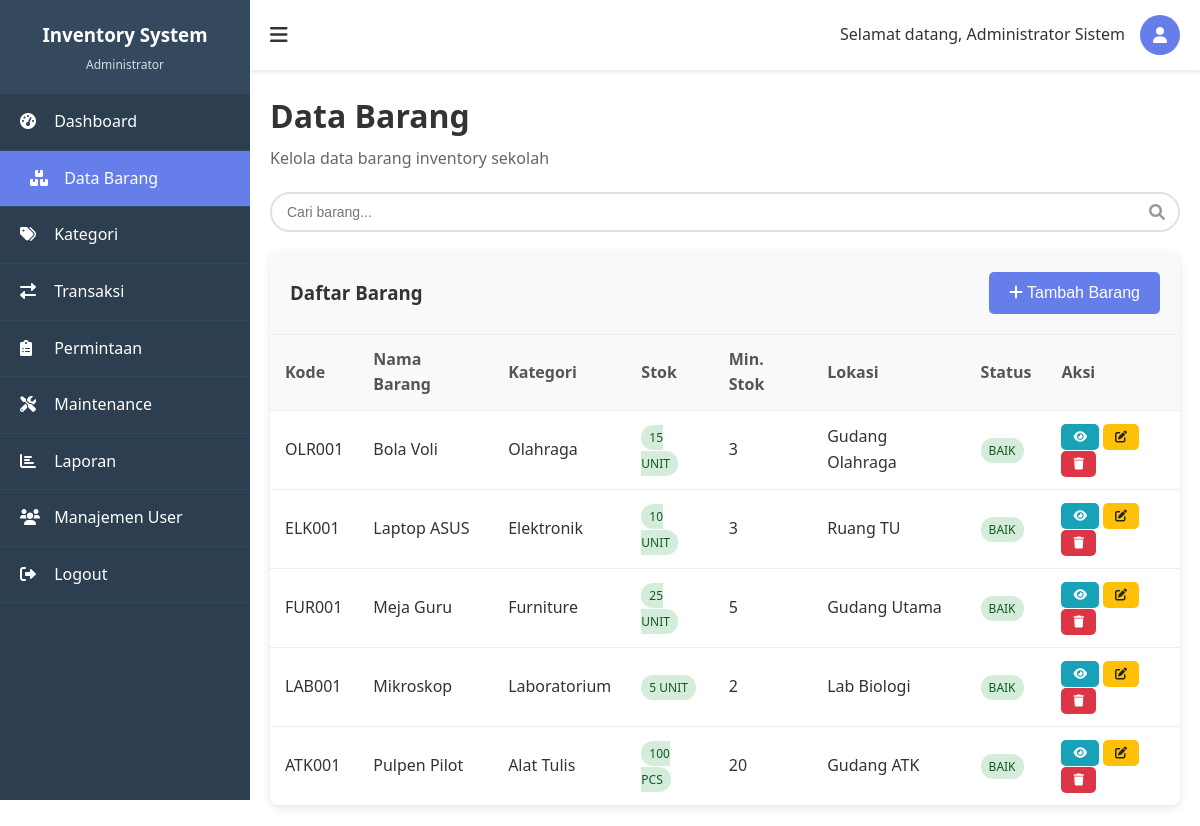
/pages/items.php (signed in), run on the app's committed database.
### tables this page shows
CREATE TABLE items (
    id INT PRIMARY KEY AUTO_INCREMENT,
    item_code VARCHAR(50) UNIQUE NOT NULL,
    item_name VARCHAR(100) NOT NULL,
    description TEXT,
    category_id INT,
    quantity INT DEFAULT 0,
    min_stock INT DEFAULT 0,
    unit VARCHAR(20),
    price DECIMAL(10,2),
    location VARCHAR(100),
    condition_status ENUM('Baik', 'Rusak Ringan', 'Rusak Berat') DEFAULT 'Baik',
    created_at TIMESTAMP DEFAULT CURRENT_TIMESTAMP,
    updated_at TIMESTAMP DEFAULT CURRENT_TIMESTAMP ON UPDATE CURRENT_TIMESTAMP,
    FOREIGN KEY (category_id) REFERENCES categories(id)
);

CREATE TABLE categories (
    id INT PRIMARY KEY AUTO_INCREMENT,
    category_name VARCHAR(100) NOT NULL,
    description TEXT,
    created_at TIMESTAMP DEFAULT CURRENT_TIMESTAMP
);

### config/auth.php (called while the page is built, shortened)
<?php
require_once 'database.php';
class Auth {
    public function __construct() {
        $database = new Database();
    }
    public function isLoggedIn() {
        return isset($_SESSION['user_id']);
    }
    public function hasRole($roles) {
        if(is_array($roles)) {
            return in_array($_SESSION['role_name'], $roles);
        }
        return $_SESSION['role_name'] === $roles;
    }
}
?>

### config/database.php (called while the page is built, shortened)
<?php
class Database {
    private $host = "localhost";
    private $username = "root";
    private $password = "";
    private $database = "inventory_sekolah";
    public function connect() {
        $this->conn = null;
        try {
            $this->conn = new PDO("mysql:host=" . $this->host . ";dbname=" . $this->database,
                                $this->username, $this->password);
            $this->conn->setAttribute(PDO::ATTR_ERRMODE, PDO::ERRMODE_EXCEPTION);
        } catch(PDOException $e) {
            echo "Connection error: " . $e->getMessage();
        }
        return $this->conn;
    }
}
?>

### pages/items.php (the view, shortened to what this page needs)
<?php
require_once '../config/auth.php';
require_once '../config/database.php';
$auth = new Auth();
$auth->requireLogin();
$database = new Database();
$db = $database->connect();
$stmt = $db->query("SELECT i.*, c.category_name FROM items i LEFT JOIN categories c ON i.category_id = c.id ORDER BY i.item_name");
$items = $stmt->fetchAll(PDO::FETCH_ASSOC);
?>
<!DOCTYPE html>
<html lang="id">
<head>
    <link href="https://cdnjs.cloudflare.com/ajax/libs/font-awesome/6.0.0/css/all.min.css" rel="stylesheet">
    <link href="../assets/css/style.css" rel="stylesheet">
    <link href="../assets/css/sidebar.css" rel="stylesheet">
    <link href="../assets/css/additional.css" rel="stylesheet">
</head>
<body>
    <div class="dashboard">
        <nav class="sidebar" id="sidebar">
            <div class="sidebar-header">
                <h3>Inventory System</h3>
                <p><?php echo $_SESSION['role_name']; ?></p>
            </div>
            <ul class="sidebar-nav">
                <li><a href="dashboard.php"><i class="fas fa-tachometer-alt"></i> <span>Dashboard</span></a></li>
                <li><a href="items.php" class="active"><i class="fas fa-boxes"></i> <span>Data Barang</span></a></li>
                <li><a href="categories.php"><i class="fas fa-tags"></i> <span>Kategori</span></a></li>
                <?php if($auth->hasRole(['Administrator', 'Manager', 'Procurement', 'Warehouse'])): ?>
                <li><a href="transactions.php"><i class="fas fa-exchange-alt"></i> <span>Transaksi</span></a></li>
                <?php endif; ?>
                <?php if($auth->hasRole(['Administrator', 'Manager', 'Procurement'])): ?>
                <li><a href="requests.php"><i class="fas fa-clipboard-list"></i> <span>Permintaan</span></a></li>
                <?php endif; ?>
                <?php if($auth->hasRole(['Administrator', 'Technician'])): ?>
                <li><a href="maintenance.php"><i class="fas fa-tools"></i> <span>Maintenance</span></a></li>
                <?php endif; ?>
                <?php if($auth->hasRole(['Administrator', 'Manager', 'Auditor'])): ?>
                <li><a href="reports.php"><i class="fas fa-chart-bar"></i> <span>Laporan</span></a></li>
                <?php endif; ?>
                <?php if($auth->hasRole(['Administrator'])): ?>
                <li><a href="users.php"><i class="fas fa-users"></i> <span>Manajemen User</span></a></li>
                <?php endif; ?>
                <li><a href="../config/logout.php"><i class="fas fa-sign-out-alt"></i> <span>Logout</span></a></li>
            </ul>
        </nav>
        <div class="main-content" id="main-content">
            <div class="topbar">
                <button class="menu-toggle" id="menu-toggle">
                    <i class="fas fa-bars"></i>
                </button>
                <div class="user-info">
                    <span>Selamat datang, <?php echo $_SESSION['full_name']; ?></span>
                    <div class="user-avatar">
                        <i class="fas fa-user"></i>
                    </div>
                </div>
            </div>
            <div class="content">
                <div class="page-title">
                    <h1>Data Barang</h1>
                    <p>Kelola data barang inventory sekolah</p>
                </div>
                <div class="search-box">
                    <input type="text" id="searchInput" placeholder="Cari barang...">
                    <i class="fas fa-search"></i>
                </div>
                <div class="table-container">
                    <div class="table-header">
                        <h3>Daftar Barang</h3>
                        <?php if($auth->hasRole(['Administrator', 'Manager', 'Warehouse'])): ?>
                        <button class="btn btn-primary" onclick="openModal('addModal')">
                            <i class="fas fa-plus"></i> Tambah Barang
                        </button>
                        <?php endif; ?>
                    </div>
                    <table id="itemsTable">
                        <thead>
                            <tr>
                                <th>Kode</th>
                                <th>Nama Barang</th>
                                <th>Kategori</th>
                                <th>Stok</th>
                                <th>Min. Stok</th>
                                <th>Lokasi</th>
                                <th>Status</th>
                                <th>Aksi</th>
                            </tr>
                        </thead>
                        <tbody>
                            <?php foreach($items as $item): ?>
                            <tr>
                                <td><?php echo htmlspecialchars($item['item_code']); ?></td>
                                <td><?php echo htmlspecialchars($item['item_name']); ?></td>
                                <td><?php echo htmlspecialchars($item['category_name'] ?? 'Tidak ada kategori'); ?></td>
                                <td>
                                    <span class="badge <?php echo $item['quantity'] <= $item['min_stock'] ? 'badge-danger' : 'badge-success'; ?>">
                                        <?php echo $item['quantity']; ?> <?php echo htmlspecialchars($item['unit']); ?>
                                    </span>
                                </td>
                                <td><?php echo $item['min_stock']; ?></td>
                                <td><?php echo htmlspecialchars($item['location']); ?></td>
                                <td>
                                    <span class="badge badge-<?php echo $item['condition_status'] == 'Baik' ? 'success' : 'warning'; ?>">
                                        <?php echo htmlspecialchars($item['condition_status']); ?>
                                    </span>
                                </td>
                                <td>
                                    <button class="btn btn-sm btn-info" onclick="viewItem(<?php echo htmlspecialchars(json_encode($item)); ?>)">
                                        <i class="fas fa-eye"></i>
                                    </button>
                                    <?php if($auth->hasRole(['Administrator', 'Manager', 'Warehouse'])): ?>
                                    <button class="btn btn-sm btn-warning" onclick="editItem(<?php echo htmlspecialchars(json_encode($item)); ?>)">
                                        <i class="fas fa-edit"></i>
                                    </button>
                                    <button class="btn btn-sm btn-danger" onclick="deleteItem(<?php echo $item['id']; ?>, '<?php echo htmlspecialchars($item['item_name']); ?>')">
                                        <i class="fas fa-trash"></i>
                                    </button>
                                    <?php endif; ?>
                                </td>
                            </tr>
                            <?php endforeach; ?>
                        </tbody>
                    </table>
                </div>
            </div>
        </div>
    </div>
</body>
</html>
</html>

### assets/css/style.css (style rules this page uses)
* { margin: 0; padding: 0; box-sizing: border-box; }
body { font-family: 'Segoe UI', Tahoma, Geneva, Verdana, sans-serif; line-height: 1.6; color: #333; }
.btn { padding: 12px 20px; border: none; border-radius: 5px; cursor: pointer; font-size: 16px; font-weight: 500; transition: all 0.3s ease; text-decoration: none; display: inline-block; }
.btn-primary { background: #667eea; color: white; }
.dashboard { display: flex; min-height: 100vh; }
.sidebar { width: 250px; background: #2c3e50; color: white; position: fixed; height: 100vh; overflow-y: auto; transform: translateX(-250px); transition: transform 0.3s ease; z-index: 1000; }
.sidebar.active { transform: translateX(0); }
.sidebar-header { padding: 20px; background: #34495e; text-align: center; }
.sidebar-header h3 { margin-bottom: 5px; }
.sidebar-header p { font-size: 12px; opacity: 0.8; }
.sidebar-nav { padding: 0; list-style: none; }
.sidebar-nav li { border-bottom: 1px solid #34495e; }
.sidebar-nav a { display: block; padding: 15px 20px; color: white; text-decoration: none; transition: all 0.3s ease; }
.sidebar-nav a:hover, .sidebar-nav a.active { background: #667eea; padding-left: 30px; }
.sidebar-nav i { margin-right: 10px; width: 20px; }
.main-content { flex: 1; margin-left: 0; transition: margin-left 0.3s ease; }
.main-content.sidebar-open { margin-left: 250px; }
.topbar { background: white; padding: 15px 20px; box-shadow: 0 2px 4px rgba(0,0,0,0.1); display: flex; justify-content: space-between; align-items: center; }
.menu-toggle { background: none; border: none; font-size: 20px; cursor: pointer; color: #333; }
.user-info { display: flex; align-items: center; gap: 15px; }
.user-avatar { width: 40px; height: 40px; background: #667eea; border-radius: 50%; display: flex; align-items: center; justify-content: center; color: white; }
.content { padding: 20px; }
.page-title { margin-bottom: 20px; }
.page-title h1 { color: #333; margin-bottom: 5px; }
.page-title p { color: #666; }
.table-container { background: white; border-radius: 10px; overflow: hidden; box-shadow: 0 2px 10px rgba(0,0,0,0.1); }
.table-header { padding: 20px; background: #f8f9fa; border-bottom: 1px solid #eee; display: flex; justify-content: space-between; align-items: center; }
table { width: 100%; border-collapse: collapse; }
th, td { padding: 12px 15px; text-align: left; border-bottom: 1px solid #eee; }
th { background: #f8f9fa; font-weight: 600; color: #555; }

### assets/css/sidebar.css (style rules this page uses)
.sidebar { transition: width 0.3s ease; }
.main-content { transition: margin-left 0.3s ease; }

### assets/css/additional.css (style rules this page uses)
.badge { padding: 4px 8px; border-radius: 12px; font-size: 12px; font-weight: 500; text-transform: uppercase; }
.badge-success { background: #d4edda; color: #155724; }
.btn-sm { padding: 6px 12px; font-size: 12px; }
.btn-info { background: #17a2b8; color: white; }
.btn-warning { background: #ffc107; color: #212529; }
.btn-danger { background: #dc3545; color: white; }
.search-box { position: relative; margin-bottom: 20px; }
.search-box input { width: 100%; padding: 10px 40px 10px 15px; border: 2px solid #e1e1e1; border-radius: 25px; font-size: 14px; }
.search-box i { position: absolute; right: 15px; top: 50%; transform: translateY(-50%); color: #999; }

### data on the page
items: item_code "OLR001", item_name "Bola Voli", category.category_name "Olahraga", quantity "15", unit "UNIT", min_stock "3", location "Gudang Olahraga", condition_status "BAIK"
items: item_code "ELK001", item_name "Laptop ASUS", category.category_name "Elektronik", quantity "10", unit "UNIT", min_stock "3", location "Ruang TU", condition_status "BAIK"
items: item_code "FUR001", item_name "Meja Guru", category.category_name "Furniture", quantity "25", unit "UNIT", min_stock "5", location "Gudang Utama", condition_status "BAIK"
items: item_code "LAB001", item_name "Mikroskop", category.category_name "Laboratorium", quantity "5", unit "UNIT", min_stock "2", location "Lab Biologi", condition_status "BAIK"
items: item_code "ATK001", item_name "Pulpen Pilot", category.category_name "Alat Tulis", quantity "100", unit "PCS", min_stock "20", location "Gudang ATK", condition_status "BAIK"

### other printed values
$_SESSION['role_name'] "Administrator"
$_SESSION['full_name'] "Administrator Sistem"
